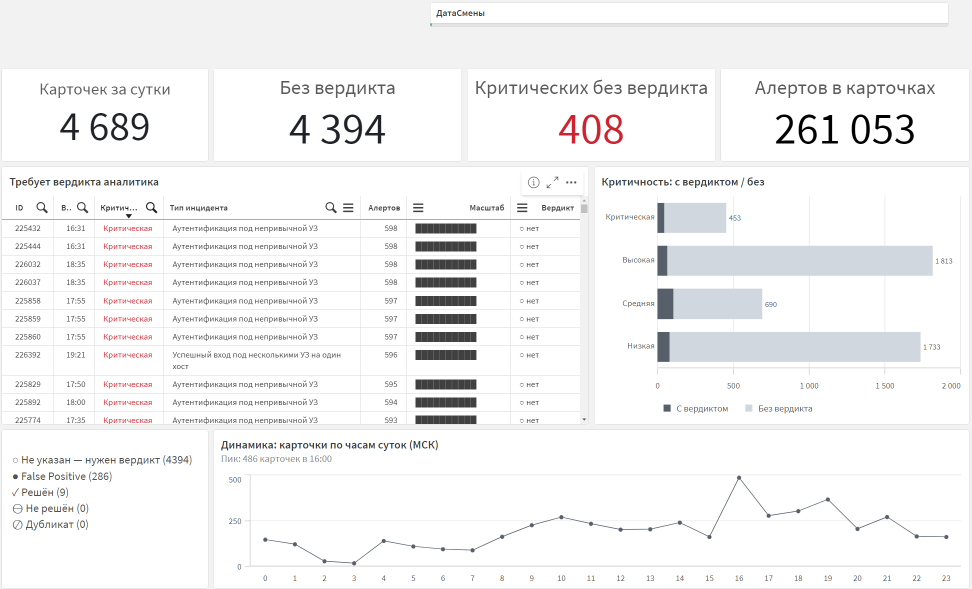
#> input picture srs-2.3-traektoriya-vzglyada/images/raw/qlik_do.png, 1944 x 1178 px, found by its file name (shown at 1/2 size)
$ python draw_gaze.py
#> lines starting #> are read from the running program, lines starting #| are printed output that depends on the picture
# Рисует траекторию взгляда (F-паттерн) поверх скриншотов.
# Запуск из корня репозитория: python python/draw_gaze.py
# Исходные скриншоты: images/raw/, результат: images/*_F.png
import math
from PIL import Image, ImageDraw, ImageFont
import os
B=next((p for p in ['/usr/share/fonts/truetype/dejavu/DejaVuSans-Bold.ttf','C:/Windows/Fonts/arialbd.ttf','/Library/Fonts/Arial Bold.ttf'] if os.path.exists(p)),'DejaVuSans-Bold.ttf')
ORG=(242,120,20); WHITE=(255,255,255); INK=(31,35,40)
def arrow(d,p,q,w=9,col=ORG,dash=False):
    x1,y1=p;x2,y2=q;L=math.hypot(x2-x1,y2-y1);ux,uy=(x2-x1)/L,(y2-y1)/L
    hx,hy=x2-ux*34,y2-uy*34
    if dash:
        s=0
        while s<L-40:
            e=min(s+28,L-40); d.line([(x1+ux*s,y1+uy*s),(x1+ux*e,y1+uy*e)],fill=col,width=w); s+=46
    else:
        d.line([(x1,y1),(hx,hy)],fill=WHITE,width=w+6); d.line([(x1,y1),(hx,hy)],fill=col,width=w)
    px,py=-uy,ux
    tri=[(x2,y2),(hx+px*17,hy+py*17),(hx-px*17,hy-py*17)]
    d.polygon(tri,fill=col,outline=WHITE)
def badge(d,c,n,r=30,col=ORG):
    x,y=c; d.ellipse([x-r-4,y-r-4,x+r+4,y+r+4],fill=WHITE); d.ellipse([x-r,y-r,x+r,y+r],fill=col)
    f=ImageFont.truetype(B,32); d.text((x,y),str(n),font=f,fill=WHITE,anchor='mm')
def note(d,xy,text,size=24,col=ORG,anchor='la'):
    f=ImageFont.truetype(B,size); bb=d.textbbox(xy,text,font=f,anchor=anchor)
    d.rounded_rectangle([bb[0]-10,bb[1]-7,bb[2]+10,bb[3]+7],radius=8,fill=(255,255,255,235),outline=col,width=3)
    d.text(xy,text,font=f,fill=INK,anchor=anchor)
def zone(d,box,col=(207,34,46),w=6):
    x1,y1,x2,y2=box; s=0
    for (a,b) in [((x1,y1),(x2,y1)),((x2,y1),(x2,y2)),((x2,y2),(x1,y2)),((x1,y2),(x1,y1))]:
        L=math.hypot(b[0]-a[0],b[1]-a[1]);ux,uy=(b[0]-a[0])/L,(b[1]-a[1])/L;s=0
        while s<L: e=min(s+24,L); d.line([(a[0]+ux*s,a[1]+uy*s),(a[0]+ux*e,a[1]+uy*e)],fill=col,width=w); s+=40

# ---------- Qlik ----------
im=Image.open('images/raw/qlik_do.png').convert('RGBA'); ov=Image.new('RGBA',im.size,(0,0,0,0)); d=ImageDraw.Draw(ov)
#> further down, im is the input picture: PIL image 1944x1178 RGBA; mean R, G, B, A 243.7, 243.6, 243.9, 255
#> after `ov = Image.new('RGBA', im.size, (0, 0, 0, 0))`: ov: PIL image 1944x1178 RGBA; every value is 0
Y=306
arrow(d,(52,Y),(1010,Y)); arrow(d,(1090,Y),(1890,Y))          # полоса 1: KPI, якорь – красное 408
arrow(d,(52,437),(900,437))                                  # полоса 2: короче, по таблице
arrow(d,(14,470),(14,1080))                                  # вниз по левому краю к легенде
badge(d,(52,Y),1); badge(d,(1050,Y),2); badge(d,(52,437),3); badge(d,(14,1110),4,r=26)
note(d,(1000,345),'якорь: единственный цвет',20,anchor='ra')
zone(d,(1180,880,1935,1172)); note(d,(1925,895),'Слепая зона: пик 16:00 доходит последним',22,(207,34,46),anchor='ra')
zone(d,(5,58,850,130),(110,119,129),4); note(d,(20,94),'Левый верх – самая «дорогая» зона – пустует',22,(110,119,129),anchor='lm')
note(d,(20,18),'F-паттерн: 1→2 полный проход по KPI · 3 короче по таблице · 4 вниз по левому краю',22)
Image.alpha_composite(im,ov).convert('RGB').save('images/qlik_do_F.png')
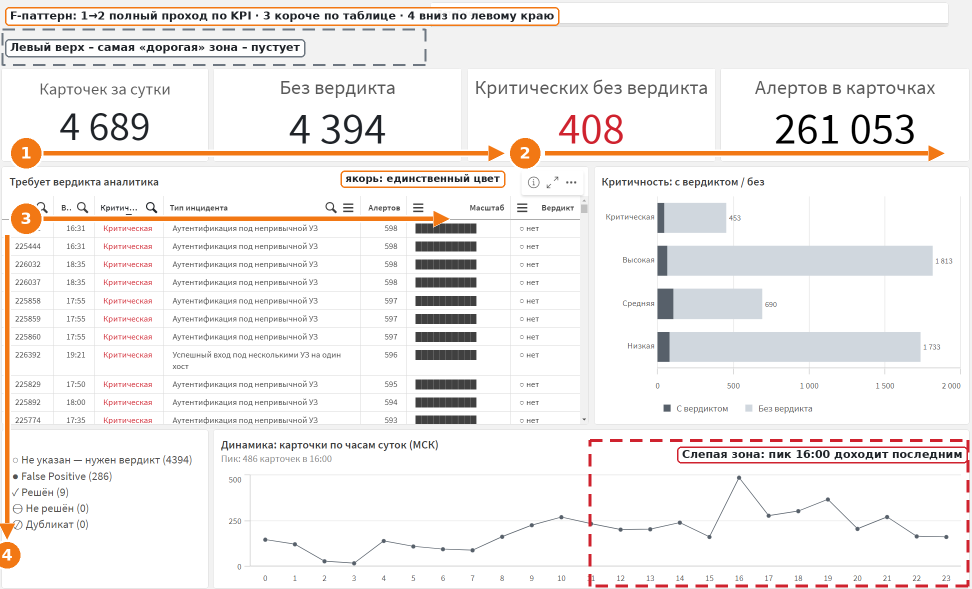
#> saved as qlik_do_F.png: PIL image 1944x1178 RGB (shown at 1/2 size); mean R, G, B 241.8, 238.3, 236.6

# ---------- Taipy ----------
im=Image.open('images/raw/taipy_do.png').convert('RGBA'); ov=Image.new('RGBA',im.size,(0,0,0,0)); d=ImageDraw.Draw(ov)
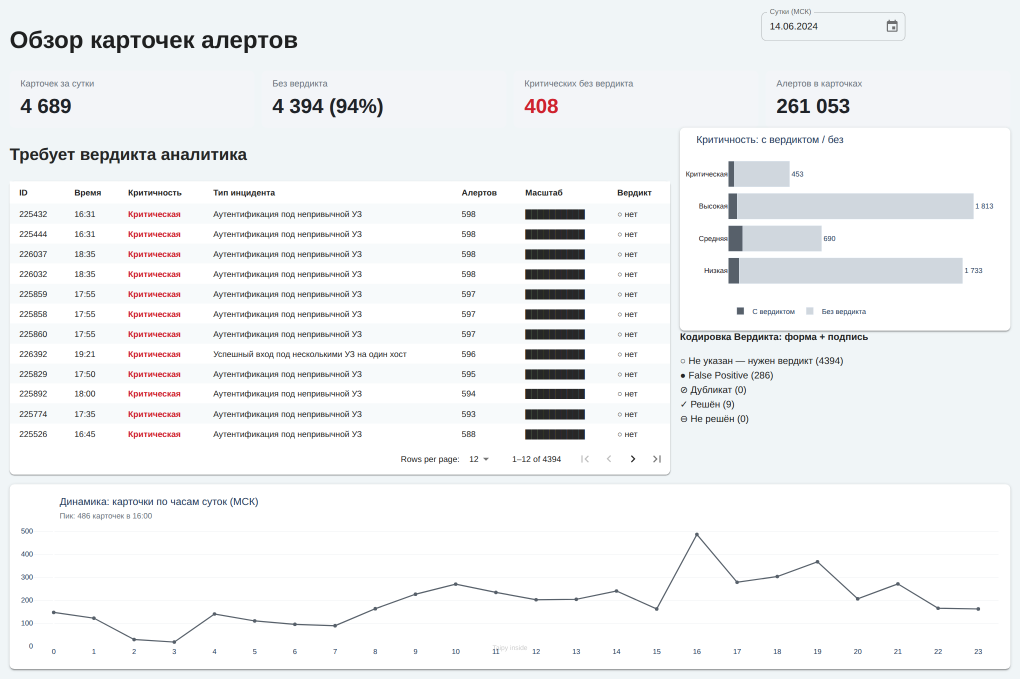
#> input picture srs-2.3-traektoriya-vzglyada/images/raw/taipy_do.png, 2040 x 1357 px, found by its file name (shown at 1/2 size)
#> after `ov = Image.new('RGBA', im.size, (0, 0, 0, 0))`: ov: PIL image 2040x1357 RGBA; every value is 0
arrow(d,(50,122),(600,122))                                   # 1: заголовок
arrow(d,(50,262),(1000,262)); arrow(d,(1080,262),(1960,262))  # 2→3: проход по KPI, якорь 408
arrow(d,(50,398),(1000,398))                                  # 4: шапка и первая строка таблицы (короче)
arrow(d,(24,430),(24,900))                                    # 5: вниз по левому краю
badge(d,(50,122),1,r=26); badge(d,(50,262),2,r=26); badge(d,(1040,262),3,r=26); badge(d,(50,398),4,r=26); badge(d,(24,925),5,r=24)
zone(d,(1320,935,1975,1310)); note(d,(1965,965),'Слепая зона: пик 16:00',22,(207,34,46),anchor='ra')
note(d,(1470,52),'фильтр – справа вверху ✓',20,(110,119,129),anchor='rm')
note(d,(660,122),'F-паттерн: 1 заголовок · 2→3 KPI · 4 таблица · 5 вниз по левому краю',22,anchor='lm')
Image.alpha_composite(im,ov).convert('RGB').save('images/taipy_do_F.png')

# ---------- Qlik ПОСЛЕ ----------
im=Image.open('images/raw/qlik_posle.png').convert('RGBA'); ov=Image.new('RGBA',im.size,(0,0,0,0)); d=ImageDraw.Draw(ov)
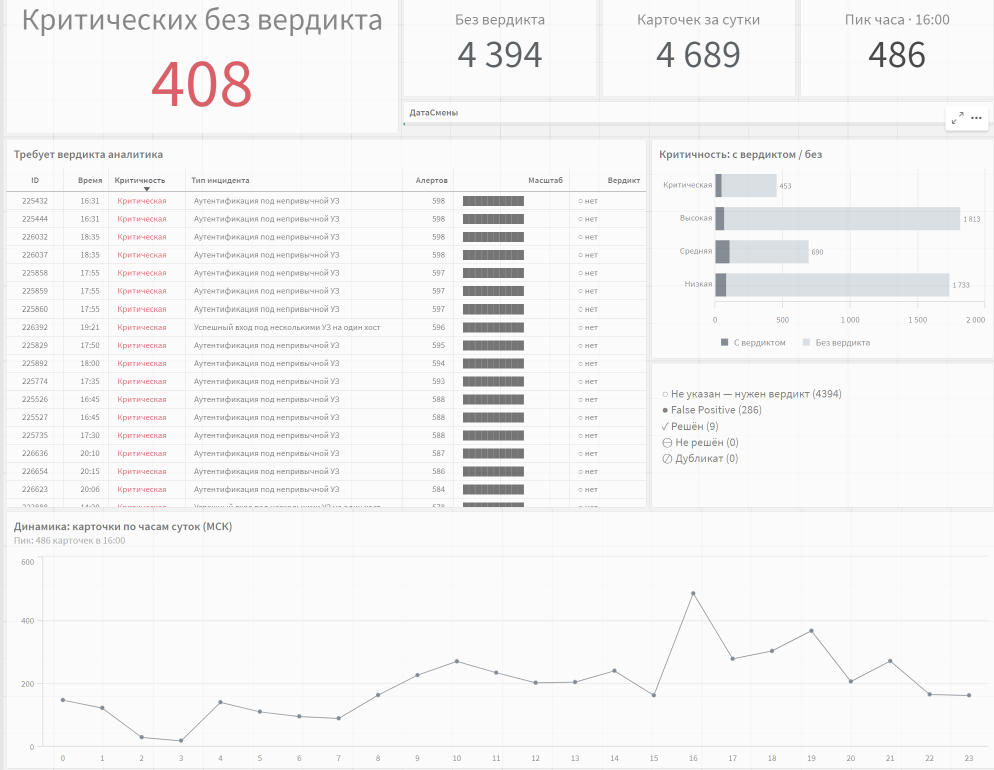
#> input picture srs-2.3-traektoriya-vzglyada/images/raw/qlik_posle.png, 1988 x 1540 px, found by its file name (shown at 1/2 size)
#> after `ov = Image.new('RGBA', im.size, (0, 0, 0, 0))`: ov: PIL image 1988x1540 RGBA; every value is 0
arrow(d,(525,172),(1955,172))                      # 1→2: старт на статусе, проход по KPI
arrow(d,(48,372),(1120,372))                       # 3: шапка таблицы (короче)
arrow(d,(14,410),(14,990))                         # 4: вниз по левому краю
badge(d,(230,172),1); badge(d,(1650,172),2); badge(d,(48,372),3,r=26); badge(d,(14,1010),4,r=24)
note(d,(405,240),'старт: статус – крупнее всех и единственный цвет',20,anchor='ma')
note(d,(1795,205),'пик 16:00 вынесен в KPI ✓',20,anchor='ma')
note(d,(1290,226),'фильтр справа вверху ✓',20,(110,119,129),anchor='rm')
zone(d,(1300,1020,1980,1535),(110,119,129),4)
note(d,(1965,1112),'правый низ – только детали для разбора',20,(110,119,129),anchor='ra')
note(d,(610,1060),'F-паттерн: 1→2 полный проход по KPI · 3 короче по таблице · 4 вниз по левому краю',22,anchor='lm')
Image.alpha_composite(im,ov).convert('RGB').save('images/qlik_posle_F.png')
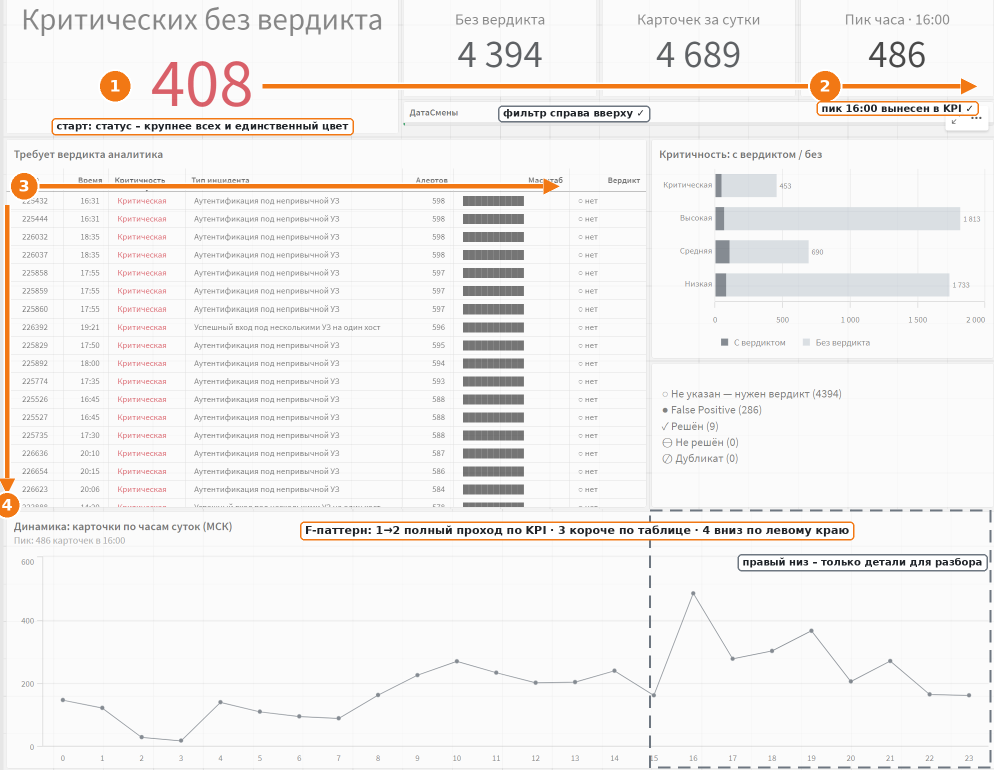
#> saved as qlik_posle_F.png: PIL image 1988x1540 RGB (shown at 1/2 size); mean R, G, B 243, 240.8, 239.4

# ---------- Taipy ПОСЛЕ ----------
im=Image.open('images/raw/taipy_posle.png').convert('RGBA'); ov=Image.new('RGBA',im.size,(0,0,0,0)); d=ImageDraw.Draw(ov)
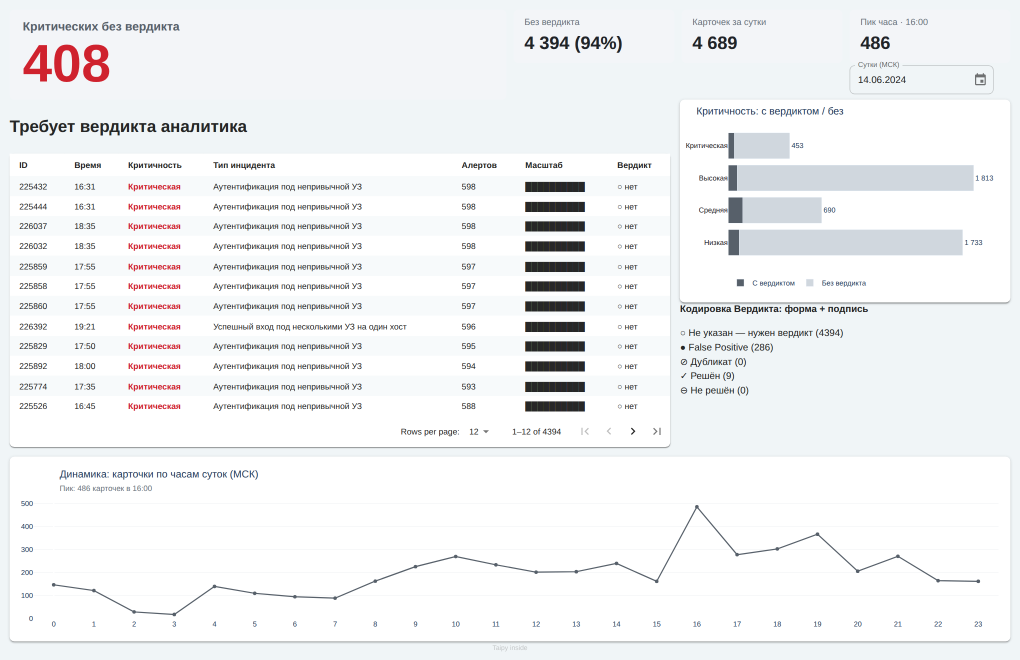
#> input picture srs-2.3-traektoriya-vzglyada/images/raw/taipy_posle.png, 2040 x 1320 px, found by its file name (shown at 1/2 size)
#> after `ov = Image.new('RGBA', im.size, (0, 0, 0, 0))`: ov: PIL image 2040x1320 RGBA; every value is 0
arrow(d,(300,118),(1650,118))
arrow(d,(50,288),(1000,288))
arrow(d,(24,320),(24,860))
badge(d,(262,118),1); badge(d,(1560,118),2); badge(d,(50,288),3,r=26); badge(d,(24,885),4,r=24)
note(d,(330,172),'старт: статус – крупнее всех и единственный цвет',20,anchor='la')
note(d,(1645,11),'пик 16:00 вынесен в KPI ✓',15,anchor='ra')
note(d,(1655,168),'фильтр справа вверху ✓',20,(110,119,129),anchor='rm')
zone(d,(1310,915,1990,1300),(110,119,129),4)
note(d,(1975,995),'правый низ – только детали',20,(110,119,129),anchor='ra')
note(d,(560,945),'F-паттерн: 1→2 полный проход по KPI · 3 таблица · 4 вниз по левому краю',22,anchor='lm')
Image.alpha_composite(im,ov).convert('RGB').save('images/taipy_posle_F.png')
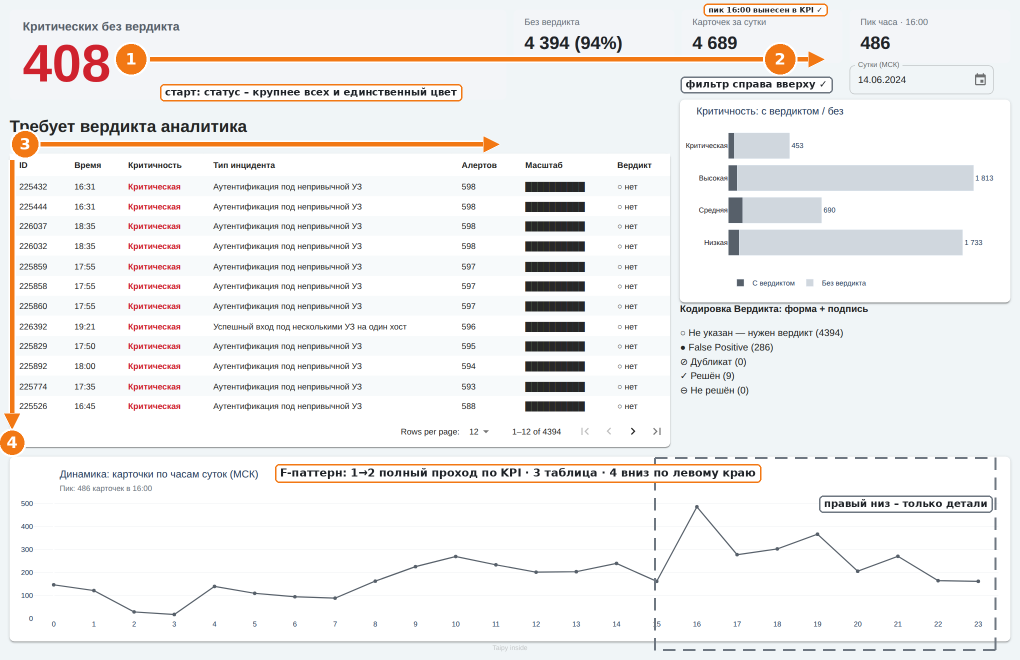
#> saved as taipy_posle_F.png: PIL image 2040x1320 RGB (shown at 1/2 size); mean R, G, B 239.7, 238.6, 238.1
